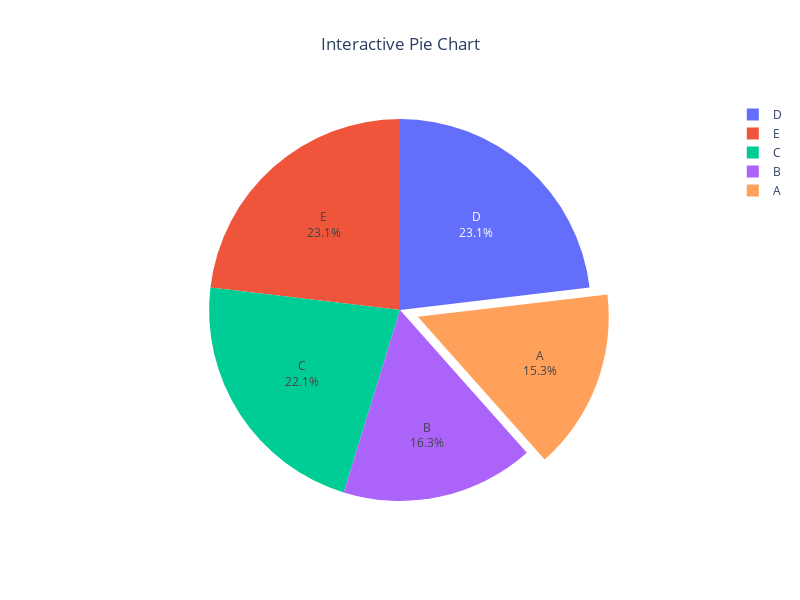

This figure's notebook cell:
### Code cell
fig = px.pie(data, 
             names='Category', 
             values='Value', 
             title='Interactive Pie Chart', 
             hover_data=['Value'], 
             labels={'Value':'Percentage'})

# Optionally customize the chart further
fig.update_traces(textinfo='label+percent', pull=[0.1, 0, 0, 0, 0])

# Increase the plot size
fig.update_layout(
    width=800,  # pixels
    height=600,  # pixels
    title_x=0.5  # This centers the title
) 

# Show the chart
fig.show()

### Figure 1 — Plotly figure (JSON) as saved in the notebook; plotly's stock layout.template omitted (floating-point values rounded to 4 significant figures)
{"data": [{"customdata": [[45], [48], [65], [68], [68]], "domain": {"x": [0, 1], "y": [0, 1]}, "hovertemplate": "Category=%{label}<br>Percentage=%{customdata[0]}<extra></extra>", "labels": ["A", "B", "C", "D", "E"], "legendgroup": "", "name": "", "pull": [0.1, 0, 0, 0, 0], "showlegend": true, "textinfo": "label+percent", "type": "pie", "values": [45, 48, 65, 68, 68]}], "layout": {"height": 600, "legend": {"tracegroupgap": 0}, "title": {"text": "Interactive Pie Chart", "x": 0.5}, "width": 800}}
